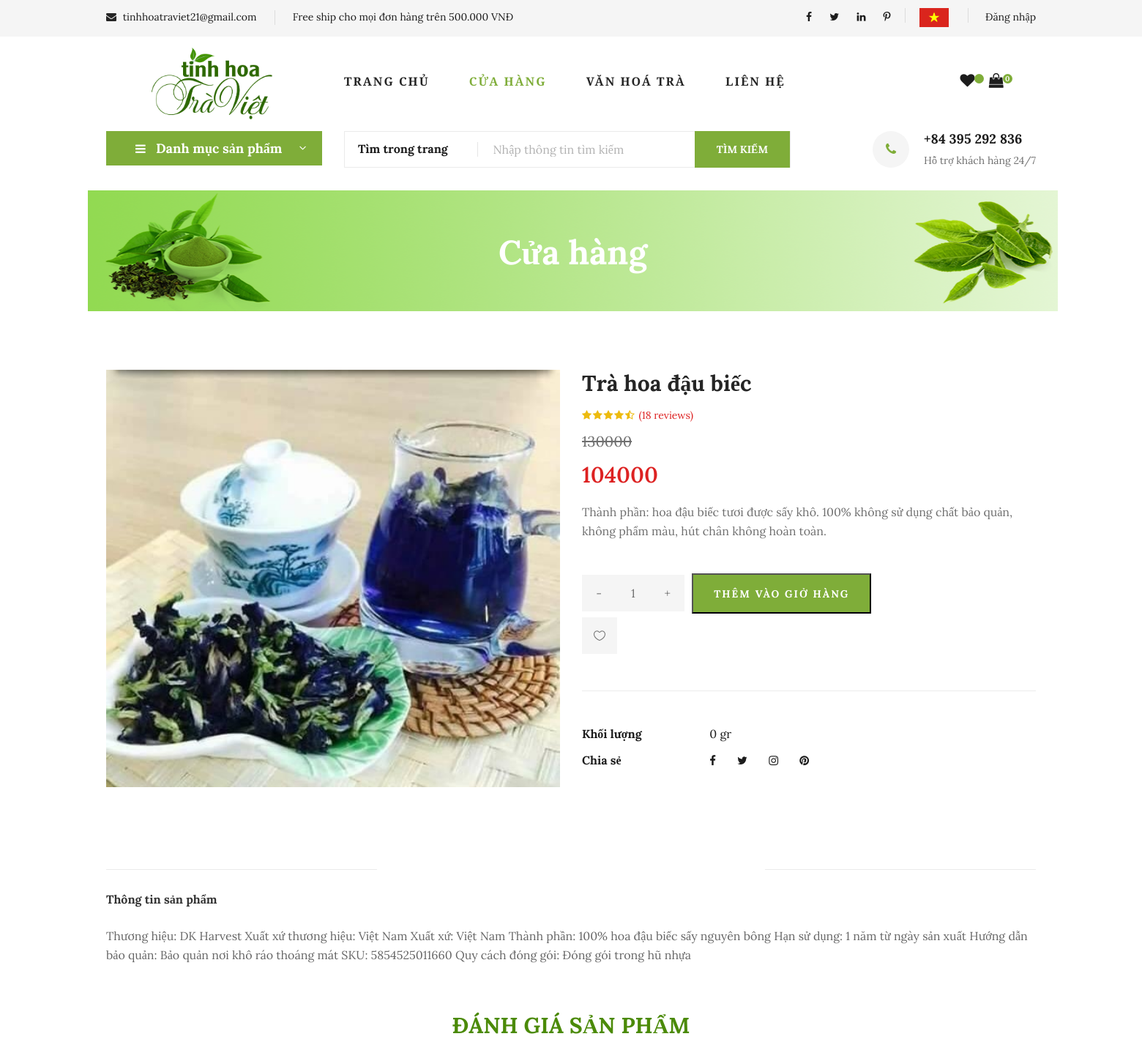
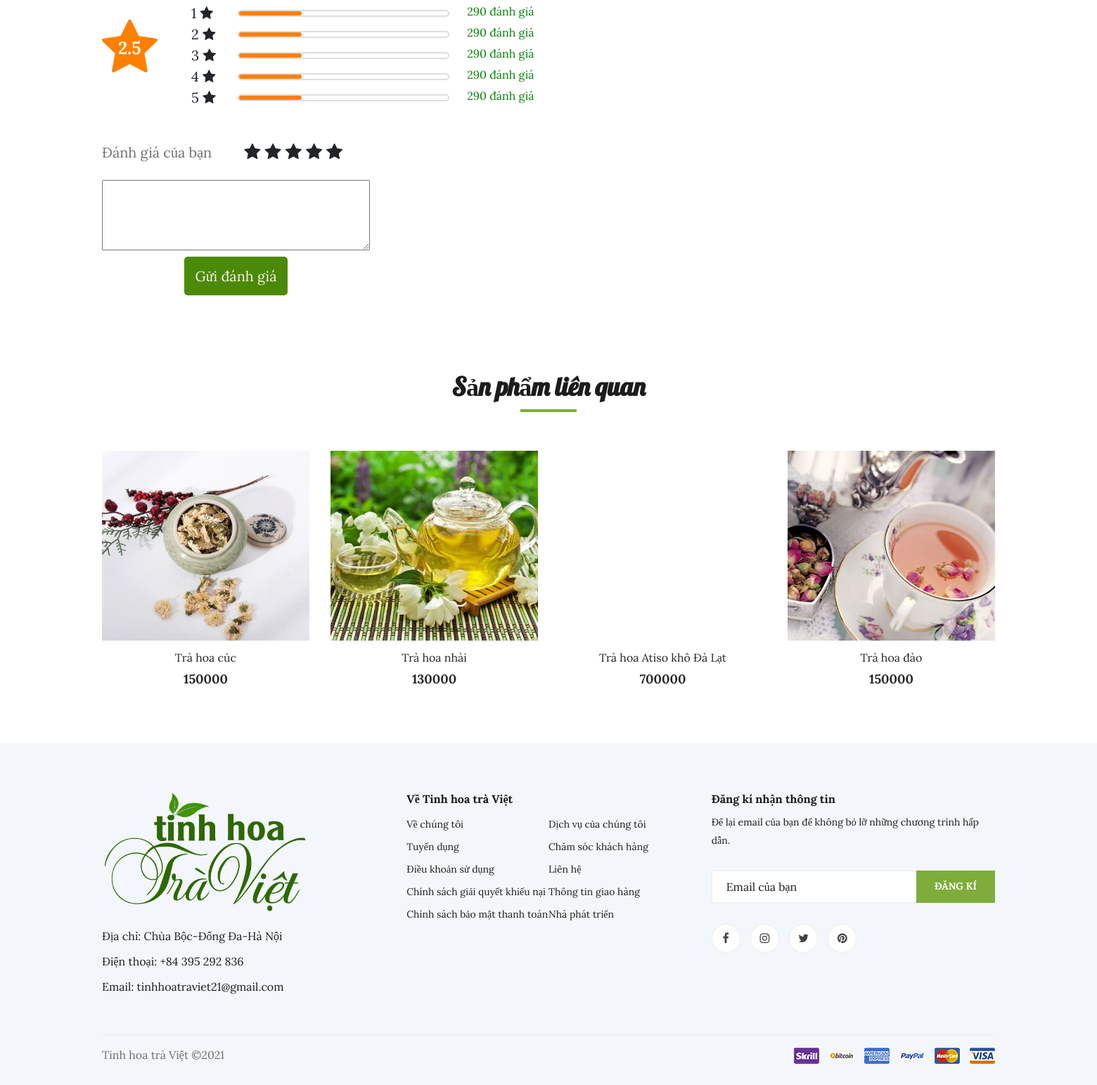
/shop-details.php?item=3000001, run on the app's committed database (2 pictures, top to bottom).
### tables this page shows
CREATE TABLE `tbl_san_pham` (
  `ma_san_pham` int(15) NOT NULL,
  `ma_loai_san_pham` int(11) NOT NULL,
  `ten_san_pham` varchar(100) NOT NULL,
  `so_luong` int(11) DEFAULT NULL,
  `khoi_luong` float DEFAULT NULL,
  `gia_nhap` float NOT NULL,
  `gia_ban` float NOT NULL,
  `giam_gia` float DEFAULT 0,
  `anh_minh_hoa` varchar(100) NOT NULL,
  `mo_ta_ngan_gon` text NOT NULL,
  `mo_ta` text NOT NULL
);

### shop-details.php (the view, shortened to what the rows shown need)
<?php
session_start(); include './config.php';
?>
<!DOCTYPE html>
<html lang="zxx">
<head>
    <link rel="stylesheet" href="css/bootstrap.min.css" type="text/css">
    <link rel="stylesheet" href="css/font-awesome.min.css" type="text/css">
    <link rel="stylesheet" href="css/elegant-icons.css" type="text/css">
    <link rel="stylesheet" href="css/nice-select.css" type="text/css">
    <link rel="stylesheet" href="css/jquery-ui.min.css" type="text/css">
    <link rel="stylesheet" href="css/owl.carousel.min.css" type="text/css">
    <link rel="stylesheet" href="css/slicknav.min.css" type="text/css">
    <link rel="stylesheet" href="css/style.css" type="text/css">
</head>
<body>
    <section class="breadcrumb-section set-bg" data-setbg="img/nen_trang.png" style="width: 1325px; height: 165px; margin-left: 120px">
        <div class="container">
            <div class="row">
                <div class="col-lg-12 text-center">
                    <div class="breadcrumb__text">
                        <h2>Cửa hàng</h2>
                    </div>
                </div>
            </div>
        </div>
    </section>
    <section class="product-details spad">
        <div class="container">
            <div class="row">
            <?php
                $id=$_GET['item'];
                $sql="SELECT DISTINCt * FROM tbl_san_pham
                    WHERE ma_san_pham=".$id."";
                $san_pham=mysqli_query($con,$sql);
                while($row=mysqli_fetch_array($san_pham))
                {$dc=$row["gia_ban"]-(($row["gia_ban"]*$row["giam_gia"])/100);
                ;?>
                <div class="col-lg-6 col-md-6">
                    <div class="product__details__pic">
                        <div class="product__details__pic__item">
                            <img class="product__details__pic__item--large"
                                src="img/product/<?php echo $row["anh_minh_hoa"] ?>" alt="">
                        </div>
                    </div>
                </div>
                <div class="col-lg-6 col-md-6">
                    <div class="product__details__text">
                        <h3><?php echo $row["ten_san_pham"] ?></h3>
                        <div class="product__details__rating">
                            <i class="fa fa-star"></i>
                            <i class="fa fa-star"></i>
                            <i class="fa fa-star"></i>
                            <i class="fa fa-star"></i>
                            <i class="fa fa-star-half-o"></i>
                            <span>(18 reviews)</span>
                        </div>
                        <div class="product__details__price"><?php if($row['giam_gia']>0)
                                        { ?>
                                            <p style="text-decoration: line-through; font-size: 20px; margin-bottom: 10px; " ><?php echo $row["gia_ban"] ?></p>
                                        <span><?php echo $dc ?></span>
                                        <?php } else { ?>
                                        <span><?php echo $row["gia_ban"] ?></span>
                                        <?php };?>
                            </div>
                        <p><?php echo $row["mo_ta_ngan_gon"] ?></p>
                        <form action="./check.php?action=addclick&item=<?php echo $row["ma_san_pham"] ?>"  method="POST">
                            <div class="product__details__quantity">
                                <div class="quantity">
                                    <div class="pro-qty">
                                        <input type="int" value="1" name="sl">
                                    </div>
                                </div>
                            </div>
                        <button type="submit" name="addpro" class="primary-btn">Thêm vào giở hàng</button>
                        </form>
                        <a href="./check.php?action=addlove&item=<?php echo $row['ma_san_pham']?>" class="heart-icon"><span class="icon_heart_alt"></span></a>
                        <ul>
                            <li><b>Khối lượng</b> <?php echo $row["khoi_luong"] ?> <span>gr</span></li>
                            <li><b>Chia sẻ</b>
                                <div class="share">
                                    <a href="#"><i class="fa fa-facebook"></i></a>
                                    <a href="#"><i class="fa fa-twitter"></i></a>
                                    <a href="#"><i class="fa fa-instagram"></i></a>
                                    <a href="#"><i class="fa fa-pinterest"></i></a>
                                </div>
                            </li>
                        </ul>
                    </div>
                </div>
                <div class="col-lg-12">
                    <div class="product__details__tab">
                        <div class="tab-content">
                            <div class="tab-pane active" id="tabs-1" role="tabpanel">
                                <div class="product__details__tab__desc">
                                    <h6>Thông tin sản phẩm</h6>
                                    <p><?php echo $row["mo_ta"] ?></p>
                                </div>
                            </div>
                        </div>
                    </div>
                </div>
            <?php }; ?>
            </div>
    </section>
    <section class="related-product">
        <div class="container">
            <div class="row">
                <div class="col-lg-12">
                    <div class="section-title related__product__title">
                        <h2>Sản phẩm liên quan</h2>
                    </div>
                </div>
            </div>
            <div class="row">
                <?php
                    if (isset($_SESSION['da_dang_nhap']) && $_SESSION['da_dang_nhap'] == 1) {
                        $sql="SELECT * FROM tbl_san_pham WHERE ma_loai_san_pham=(SELECT ma_loai_san_pham from tbl_san_pham where ma_san_pham=".$id.") and `ma_san_pham`!=".$id." AND `ma_san_pham`!=".$id." AND `ma_san_pham` NOT IN (SELECT ma_san_pham FROM tbl_sp_da_xem WHERE `sdt` = '".$_SESSION['sdt']."') limit 0,4";
                    } else {
                        $sql="SELECT * FROM tbl_san_pham WHERE ma_loai_san_pham=(SELECT ma_loai_san_pham from tbl_san_pham where ma_san_pham=".$id.") and `ma_san_pham`!=".$id." AND `ma_san_pham` NOT IN (".implode(", ",$_SESSION['sp_da_xem']).") limit 0,4";
                    }
                    $san_pham=mysqli_query($con,$sql);
                    while($row=mysqli_fetch_array($san_pham))
                    {
                    ;?>
                    <div class="col-lg-3 col-md-4 col-sm-6">
                        <div class="product__item">
                            <div class="product__item__pic set-bg" data-setbg="img/product/<?php echo $row["anh_minh_hoa"] ?>">
                            </div>
                            <div class="product__item__text">
                                <h6><a href="./shop-details.php?item=<?php echo $row["ma_san_pham"] ?>"><?php echo $row["ten_san_pham"] ?></a></h6>
                                <h5><?php echo $row["gia_ban"] ?></h5>
                            </div>
                        </div>
                    </div>
                <?php }; ?>
            </div>
        </div>
    </section>
</body>
</html>

### data on the page
tbl_san_pham: anh_minh_hoa (picture), ten_san_pham "Trà hoa đậu biếc", gia_ban "130000", dc "104000", mo_ta_ngan_gon "Thành phần: hoa đậu biếc tươi được sấy khô. 100% không sử dụng chất bảo quản, không phẩm màu, hút chân không hoàn toàn.", khoi_luong "0", mo_ta "Thương hiệu: DK Harvest Xuất xứ thương hiệu: Việt Nam Xuất xứ: Việt Nam Thành phần: 100% hoa đậu biếc sấy nguyên bông Hạn sử dụng: 1 năm từ ngày sản xuất Hướng dẫn bảo quản: Bảo quản nơi khô ráo thoáng mát SKU: 5854525011660 Quy cách đóng gói: Đóng gói trong hũ nhựa"
tbl_san_pham: shows a picture, ten_san_pham "Trà hoa cúc", gia_ban "150000"
tbl_san_pham: shows a picture, ten_san_pham "Trà hoa nhài", gia_ban "130000"
tbl_san_pham: ten_san_pham "Trà hoa Atiso khô Đà Lạt", gia_ban "700000"
tbl_san_pham: shows a picture, ten_san_pham "Trà hoa đào", gia_ban "150000"

### other printed values
count($_SESSION['cart']) "0"
